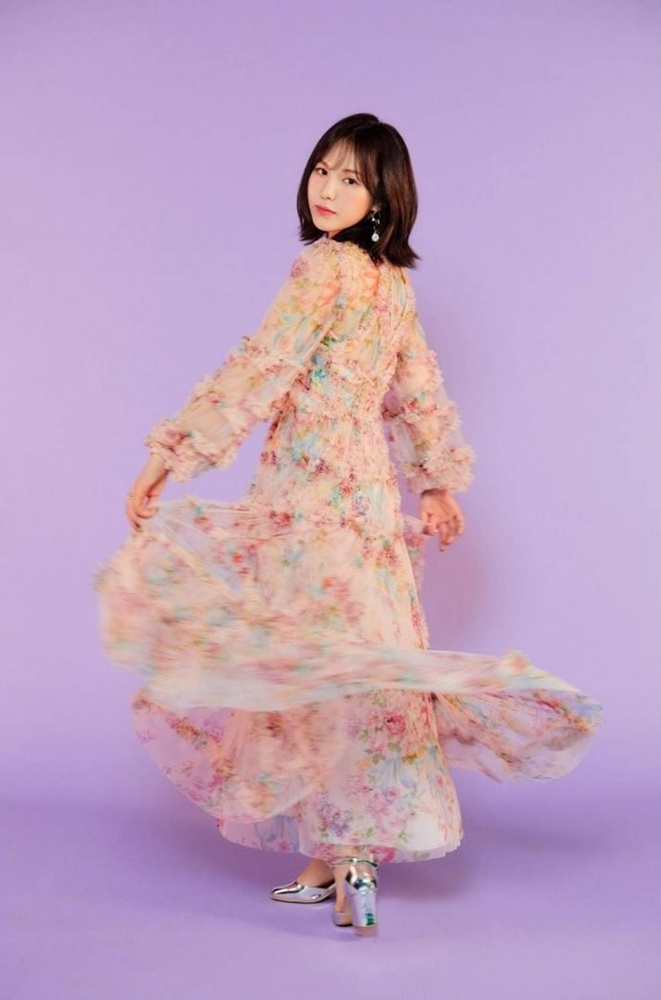
#> input picture geometric-transformations-img/wendy.jpg, 661 x 1000 px, shrunk from 1000 x 1512 before the run
$ python translation-img.py
#> lines starting #> are read from the running program, lines starting #| are printed output that depends on the picture
import numpy as np
import cv2 as cv

img = cv.imread('wendy.jpg', 0)
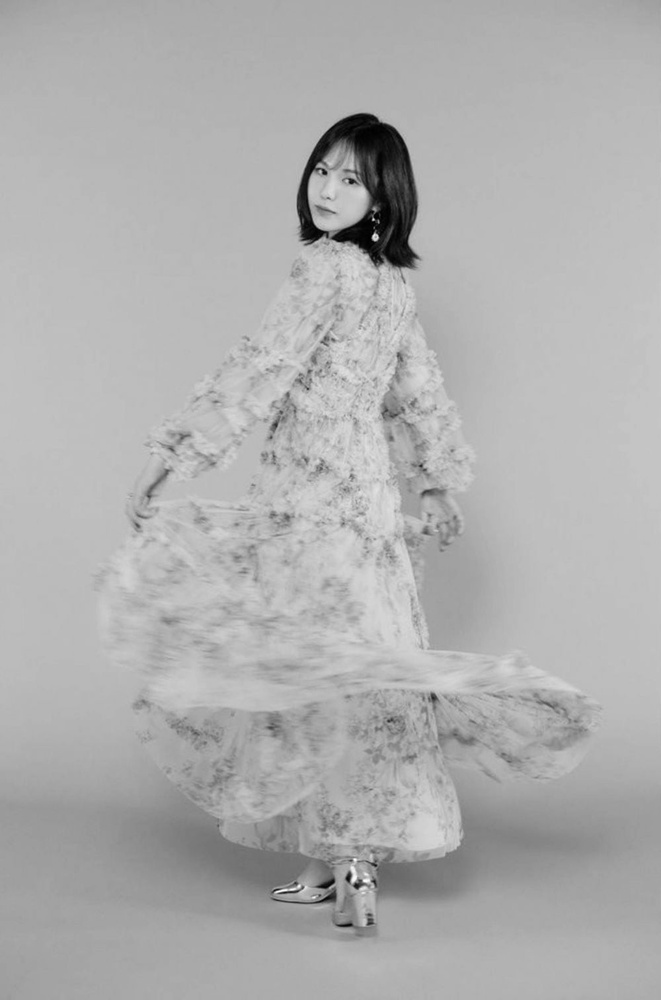
#> img: shape (1000, 661); min 0, max 254, mean 175
rows, cols = img.shape
#> rows = 1000; cols = 661
M = np.float32([[1, 0, 100], [0, 1, 50]])
dst = cv.warpAffine(img, M, (cols, rows))
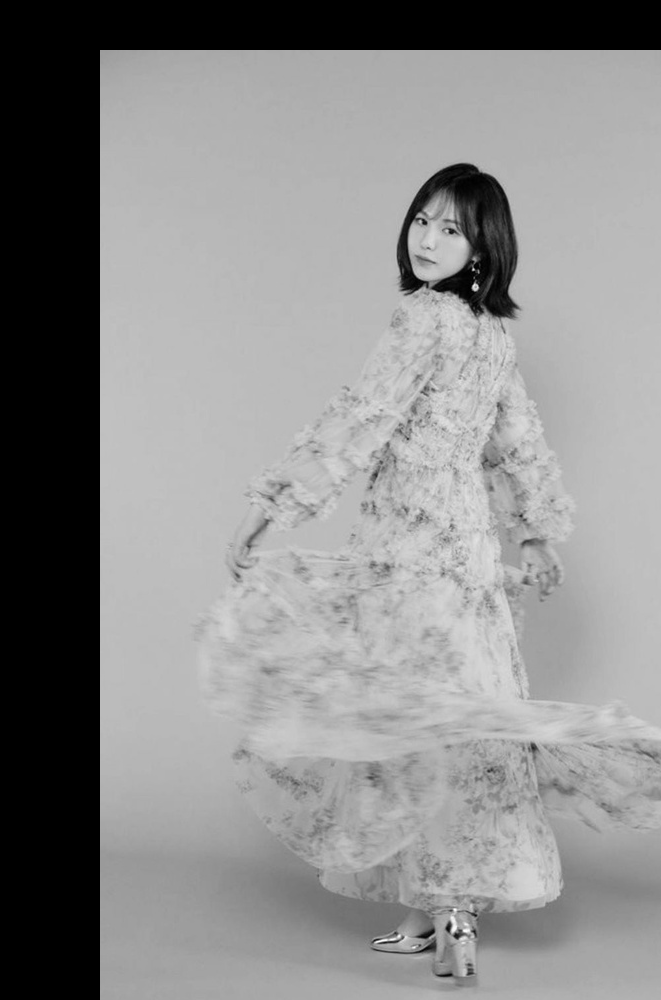
#> dst: shape (1000, 661); min 0, max 254, mean 140.1

cv.imshow('normal', img)
cv.imshow('img', dst)
cv.waitKey(0)
cv.destroyAllWindows()
